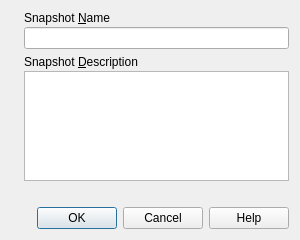
<ui version="4.0" >
 <comment>
 VBox frontends: Qt4 GUI ("VirtualBox"):

 Copyright (C) 2008-2012 Oracle Corporation

 This file is part of VirtualBox Open Source Edition (OSE), as
 available from http://www.virtualbox.org. This file is free software;
 you can redistribute it and/or modify it under the terms of the GNU
 General Public License (GPL) as published by the Free Software
 Foundation, in version 2 as it comes in the "COPYING" file of the
 VirtualBox OSE distribution. VirtualBox OSE is distributed in the
 hope that it will be useful, but WITHOUT ANY WARRANTY of any kind.
 </comment>
 <class>VBoxTakeSnapshotDlg</class>
 <widget class="QDialog" name="VBoxTakeSnapshotDlg">
  <property name="geometry">
   <rect>
    <x>0</x>
    <y>0</y>
    <width>300</width>
    <height>240</height>
   </rect>
  </property>
  <property name="windowTitle" >
   <string>Take Snapshot of Virtual Machine</string>
  </property>
  <layout class="QGridLayout">
   <item rowspan="2" row="0" column="0">
    <layout class="QVBoxLayout">
     <item>
      <widget class="QLabel" name="mLbIcon">
       <property name="sizePolicy" >
        <sizepolicy vsizetype="Preferred" hsizetype="Maximum">
         <horstretch>0</horstretch>
         <verstretch>0</verstretch>
        </sizepolicy>
       </property>
      </widget>
     </item>
     <item>
      <spacer>
       <property name="orientation">
        <enum>Qt::Vertical</enum>
       </property>
       <property name="sizeHint">
        <size>
         <width>0</width>
         <height>0</height>
        </size>
       </property>
      </spacer>
     </item>
    </layout>
   </item>
   <item row="0" column="1">
    <layout class="QVBoxLayout">
     <property name="spacing">
      <number>2</number>
     </property>
     <item>
      <widget class="QLabel" name="mLbName">
       <property name="text" >
        <string>Snapshot &amp;Name</string>
       </property>
       <property name="buddy" >
        <cstring>mLeName</cstring>
       </property>
      </widget>
     </item>
     <item>
      <widget class="QLineEdit" name="mLeName"/>
     </item>
    </layout>
   </item>
   <item row="1" column="1">
    <layout class="QVBoxLayout">
     <property name="spacing">
      <number>2</number>
     </property>
     <item>
      <widget class="QLabel" name="mLbDescription">
       <property name="text">
        <string>Snapshot &amp;Description</string>
       </property>
       <property name="buddy">
        <cstring>mTeDescription</cstring>
       </property>
      </widget>
     </item>
     <item>
      <widget class="QTextEdit" name="mTeDescription"/>
     </item>
    </layout>
   </item>
   <item row="2" column="0" colspan="2">
    <widget class="QILabel" name="mLbInfo">
     <property name="sizePolicy" >
      <sizepolicy vsizetype="Preferred" hsizetype="Preferred">
       <horstretch>0</horstretch>
       <verstretch>0</verstretch>
      </sizepolicy>
     </property>
     <property name="wordWrap">
      <bool>true</bool>
     </property>
    </widget>
   </item>
   <item row="3" column="0" colspan="2">
    <widget class="QIDialogButtonBox" name="mButtonBox">
     <property name="standardButtons">
      <set>QDialogButtonBox::Cancel|QDialogButtonBox::Help|QDialogButtonBox::NoButton|QDialogButtonBox::Ok</set>
     </property>
    </widget>
   </item>
  </layout>
 </widget>
 <customwidgets>
  <customwidget>
   <class>QILabel</class>
   <extends>QLabel</extends>
   <header>QILabel.h</header>
  </customwidget>
  <customwidget>
   <class>QIDialogButtonBox</class>
   <extends>QDialogButtonBox</extends>
   <header>QIDialogButtonBox.h</header>
  </customwidget>
 </customwidgets>
 <resources/>
 <connections>
  <connection>
   <sender>mButtonBox</sender>
   <signal>accepted()</signal>
   <receiver>VBoxTakeSnapshotDlg</receiver>
   <slot>accept()</slot>
   <hints>
    <hint type="sourcelabel">
     <x>156</x>
     <y>216</y>
    </hint>
    <hint type="destinationlabel">
     <x>156</x>
     <y>119</y>
    </hint>
   </hints>
  </connection>
  <connection>
   <sender>mButtonBox</sender>
   <signal>rejected()</signal>
   <receiver>VBoxTakeSnapshotDlg</receiver>
   <slot>reject()</slot>
   <hints>
    <hint type="sourcelabel">
     <x>156</x>
     <y>216</y>
    </hint>
    <hint type="destinationlabel">
     <x>156</x>
     <y>119</y>
    </hint>
   </hints>
  </connection>
 </connections>
</ui>
